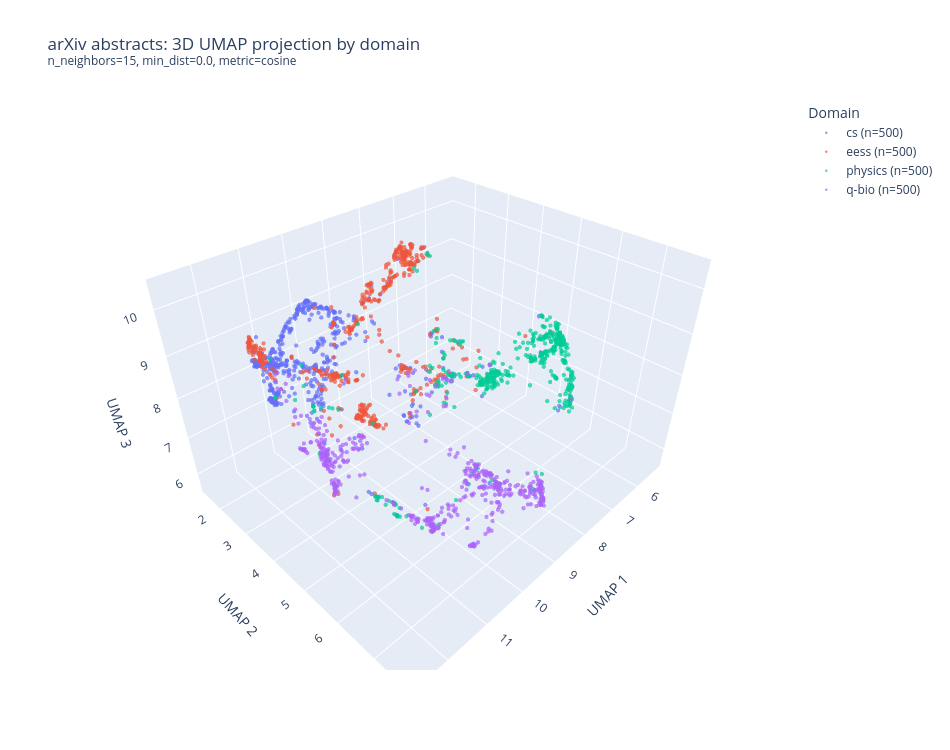

Write notebook code for a chart like this one.
### Code cell
plot_df = (
    df.assign(umap_1=X_umap_3d_v1[:, 0], umap_2=X_umap_3d_v1[:, 1], umap_3=X_umap_3d_v1[:, 2])
    .sample(frac=1, random_state=42)
)

counts = plot_df["domain"].value_counts()
plot_df["domain_n"] = plot_df["domain"].map(lambda d: f"{d} (n={counts[d]})")

fig = px.scatter_3d(
    plot_df,
    x="umap_1", y="umap_2", z="umap_3",
    color="domain_n",
    category_orders={"domain_n": sorted(plot_df["domain_n"].unique())},
    hover_name="title",
    hover_data={"primary_category": True, "umap_1": False, "umap_2": False, "umap_3": False},
    opacity=0.7,
    title="arXiv abstracts: 3D UMAP projection by domain<br>"
          "<sup>n_neighbors=15, min_dist=0.0, metric=cosine</sup>",
    width=950, height=750,
)
fig.update_traces(marker=dict(size=2.5))
fig.update_layout(
    legend_title_text="Domain",
    scene=dict(xaxis_title="UMAP 1", yaxis_title="UMAP 2", zaxis_title="UMAP 3"),
)
fig.show()

### Figure 1 — Plotly figure (JSON) as saved in the notebook; plotly's stock layout.template omitted (floating-point values rounded to 4 significant figures; data arrays with more than 128 entries replaced by an {"elided": "..."} marker saying what was removed)
{"data": [{"customdata": {"elided": "500x1 str values"}, "hovertemplate": "<b>%{hovertext}</b><br><br>domain_n=cs (n=500)<br>primary_category=%{customdata[0]}<extra></extra>", "hovertext": {"elided": "500 str values"}, "legendgroup": "cs (n=500)", "marker": {"color": "#636efa", "opacity": 0.7, "size": 2.5, "symbol": "circle"}, "mode": "markers", "name": "cs (n=500)", "scene": "scene", "showlegend": true, "type": "scatter3d", "x": {"elided": "500 float values"}, "y": {"elided": "500 float values"}, "z": {"elided": "500 float values"}}, {"customdata": {"elided": "500x1 str values"}, "hovertemplate": "<b>%{hovertext}</b><br><br>domain_n=eess (n=500)<br>primary_category=%{customdata[0]}<extra></extra>", "hovertext": {"elided": "500 str values"}, "legendgroup": "eess (n=500)", "marker": {"color": "#EF553B", "opacity": 0.7, "size": 2.5, "symbol": "circle"}, "mode": "markers", "name": "eess (n=500)", "scene": "scene", "showlegend": true, "type": "scatter3d", "x": {"elided": "500 float values"}, "y": {"elided": "500 float values"}, "z": {"elided": "500 float values"}}, {"customdata": {"elided": "500x1 str values"}, "hovertemplate": "<b>%{hovertext}</b><br><br>domain_n=physics (n=500)<br>primary_category=%{customdata[0]}<extra></extra>", "hovertext": {"elided": "500 str values"}, "legendgroup": "physics (n=500)", "marker": {"color": "#00cc96", "opacity": 0.7, "size": 2.5, "symbol": "circle"}, "mode": "markers", "name": "physics (n=500)", "scene": "scene", "showlegend": true, "type": "scatter3d", "x": {"elided": "500 float values"}, "y": {"elided": "500 float values"}, "z": {"elided": "500 float values"}}, {"customdata": {"elided": "500x1 str values"}, "hovertemplate": "<b>%{hovertext}</b><br><br>domain_n=q-bio (n=500)<br>primary_category=%{customdata[0]}<extra></extra>", "hovertext": {"elided": "500 str values"}, "legendgroup": "q-bio (n=500)", "marker": {"color": "#ab63fa", "opacity": 0.7, "size": 2.5, "symbol": "circle"}, "mode": "markers", "name": "q-bio (n=500)", "scene": "scene", "showlegend": true, "type": "scatter3d", "x": {"elided": "500 float values"}, "y": {"elided": "500 float values"}, "z": {"elided": "500 float values"}}], "layout": {"height": 750, "legend": {"title": {"text": "Domain"}, "tracegroupgap": 0}, "scene": {"domain": {"x": [0, 1], "y": [0, 1]}, "xaxis": {"title": {"text": "UMAP 1"}}, "yaxis": {"title": {"text": "UMAP 2"}}, "zaxis": {"title": {"text": "UMAP 3"}}}, "title": {"text": "arXiv abstracts: 3D UMAP projection by domain<br><sup>n_neighbors=15, min_dist=0.0, metric=cosine</sup>"}, "width": 950}}
